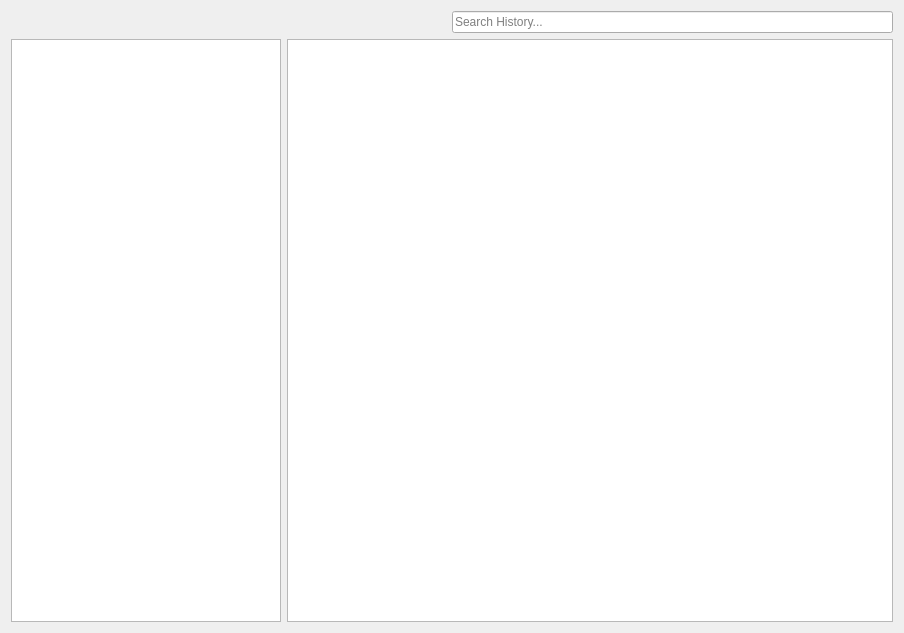
<?xml version="1.0" encoding="UTF-8"?>
<ui version="4.0">
 <class>HistoryWidget</class>
 <widget class="QWidget" name="HistoryWidget">
  <property name="geometry">
   <rect>
    <x>0</x>
    <y>0</y>
    <width>904</width>
    <height>633</height>
   </rect>
  </property>
  <property name="windowTitle">
   <string>View History</string>
  </property>
  <property name="windowIcon">
   <iconset resource="../../app/assets/application.qrc">
    <normaloff>:/logo.png</normaloff>:/logo.png</iconset>
  </property>
  <layout class="QVBoxLayout" name="verticalLayout">
   <item>
    <layout class="QHBoxLayout" name="horizontalLayoutControls">
     <property name="sizeConstraint">
      <enum>QLayout::SetMinimumSize</enum>
     </property>
     <item>
      <spacer name="horizontalSpacer">
       <property name="orientation">
        <enum>Qt::Horizontal</enum>
       </property>
       <property name="sizeHint" stdset="0">
        <size>
         <width>40</width>
         <height>20</height>
        </size>
       </property>
      </spacer>
     </item>
     <item>
      <widget class="QLineEdit" name="lineEditSearch">
       <property name="placeholderText">
        <string>Search History...</string>
       </property>
       <property name="clearButtonEnabled">
        <bool>true</bool>
       </property>
      </widget>
     </item>
    </layout>
   </item>
   <item>
    <layout class="QHBoxLayout" name="horizontalLayoutContent">
     <property name="sizeConstraint">
      <enum>QLayout::SetMaximumSize</enum>
     </property>
     <item>
      <widget class="QListWidget" name="listWidgetCriteria">
       <property name="maximumSize">
        <size>
         <width>270</width>
         <height>16777215</height>
        </size>
       </property>
       <property name="editTriggers">
        <set>QAbstractItemView::NoEditTriggers</set>
       </property>
       <property name="iconSize">
        <size>
         <width>0</width>
         <height>0</height>
        </size>
       </property>
       <property name="viewMode">
        <enum>QListView::ListMode</enum>
       </property>
      </widget>
     </item>
     <item>
      <widget class="QTableView" name="tableView">
       <property name="minimumSize">
        <size>
         <width>0</width>
         <height>0</height>
        </size>
       </property>
       <property name="dragEnabled">
        <bool>true</bool>
       </property>
       <property name="dragDropOverwriteMode">
        <bool>false</bool>
       </property>
       <property name="dragDropMode">
        <enum>QAbstractItemView::InternalMove</enum>
       </property>
       <property name="defaultDropAction">
        <enum>Qt::MoveAction</enum>
       </property>
       <property name="selectionMode">
        <enum>QAbstractItemView::ExtendedSelection</enum>
       </property>
       <property name="selectionBehavior">
        <enum>QAbstractItemView::SelectRows</enum>
       </property>
       <property name="showGrid">
        <bool>false</bool>
       </property>
       <attribute name="verticalHeaderVisible">
        <bool>false</bool>
       </attribute>
      </widget>
     </item>
    </layout>
   </item>
  </layout>
 </widget>
 <resources>
  <include location="../../app/assets/application.qrc"/>
 </resources>
 <connections/>
</ui>
